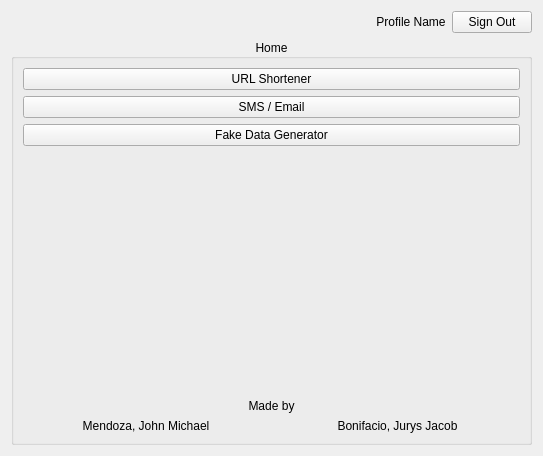
<?xml version="1.0" encoding="UTF-8"?>
<ui version="4.0">
 <class>w_home</class>
 <widget class="QWidget" name="w_home">
  <property name="geometry">
   <rect>
    <x>0</x>
    <y>0</y>
    <width>543</width>
    <height>456</height>
   </rect>
  </property>
  <property name="windowTitle">
   <string>SIA2Utilities Home</string>
  </property>
  <layout class="QGridLayout" name="gridLayout">
   <item row="0" column="2">
    <widget class="QPushButton" name="pushButton_4">
     <property name="text">
      <string>Sign Out</string>
     </property>
    </widget>
   </item>
   <item row="0" column="0">
    <spacer name="horizontalSpacer">
     <property name="orientation">
      <enum>Qt::Orientation::Horizontal</enum>
     </property>
     <property name="sizeHint" stdset="0">
      <size>
       <width>40</width>
       <height>20</height>
      </size>
     </property>
    </spacer>
   </item>
   <item row="0" column="1">
    <widget class="QLabel" name="label">
     <property name="text">
      <string>Profile Name</string>
     </property>
     <property name="alignment">
      <set>Qt::AlignmentFlag::AlignCenter</set>
     </property>
    </widget>
   </item>
   <item row="2" column="0" colspan="3">
    <widget class="QGroupBox" name="groupBox">
     <property name="title">
      <string>Home</string>
     </property>
     <property name="alignment">
      <set>Qt::AlignmentFlag::AlignCenter</set>
     </property>
     <layout class="QGridLayout" name="gridLayout_2">
      <item row="2" column="0">
       <widget class="QLabel" name="label_2">
        <property name="text">
         <string>Mendoza, John Michael</string>
        </property>
        <property name="alignment">
         <set>Qt::AlignmentFlag::AlignCenter</set>
        </property>
       </widget>
      </item>
      <item row="0" column="0" colspan="2">
       <layout class="QVBoxLayout" name="verticalLayout">
        <item>
         <widget class="QPushButton" name="pushButton">
          <property name="text">
           <string>URL Shortener</string>
          </property>
         </widget>
        </item>
        <item>
         <widget class="QPushButton" name="pushButton_2">
          <property name="text">
           <string>SMS / Email</string>
          </property>
         </widget>
        </item>
        <item>
         <widget class="QPushButton" name="pushButton_3">
          <property name="text">
           <string>Fake Data Generator</string>
          </property>
         </widget>
        </item>
        <item>
         <spacer name="verticalSpacer">
          <property name="orientation">
           <enum>Qt::Orientation::Vertical</enum>
          </property>
          <property name="sizeHint" stdset="0">
           <size>
            <width>20</width>
            <height>40</height>
           </size>
          </property>
         </spacer>
        </item>
       </layout>
      </item>
      <item row="2" column="1">
       <widget class="QLabel" name="label_3">
        <property name="text">
         <string>Bonifacio, Jurys Jacob</string>
        </property>
        <property name="alignment">
         <set>Qt::AlignmentFlag::AlignCenter</set>
        </property>
       </widget>
      </item>
      <item row="1" column="0" colspan="2">
       <widget class="QLabel" name="label_4">
        <property name="text">
         <string>Made by</string>
        </property>
        <property name="alignment">
         <set>Qt::AlignmentFlag::AlignCenter</set>
        </property>
       </widget>
      </item>
     </layout>
    </widget>
   </item>
  </layout>
 </widget>
 <resources/>
 <connections/>
</ui>
